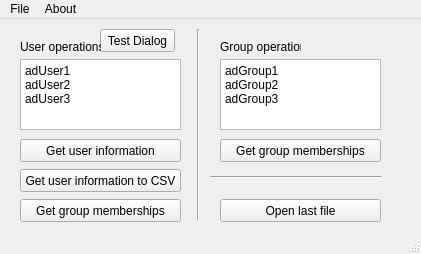
<?xml version="1.0" encoding="UTF-8"?>
<ui version="4.0">
 <class>MainWindow</class>
 <widget class="QMainWindow" name="MainWindow">
  <property name="geometry">
   <rect>
    <x>0</x>
    <y>0</y>
    <width>421</width>
    <height>254</height>
   </rect>
  </property>
  <property name="windowTitle">
   <string>MainWindow</string>
  </property>
  <widget class="QWidget" name="centralwidget">
   <widget class="QPushButton" name="pushButtonTest">
    <property name="geometry">
     <rect>
      <x>100</x>
      <y>10</y>
      <width>75</width>
      <height>23</height>
     </rect>
    </property>
    <property name="text">
     <string>Test Dialog</string>
    </property>
   </widget>
   <widget class="QLabel" name="labelUserOperations">
    <property name="geometry">
     <rect>
      <x>20</x>
      <y>20</y>
      <width>81</width>
      <height>16</height>
     </rect>
    </property>
    <property name="text">
     <string>User operations</string>
    </property>
   </widget>
   <widget class="QLabel" name="labelGroupOperations">
    <property name="geometry">
     <rect>
      <x>220</x>
      <y>20</y>
      <width>81</width>
      <height>16</height>
     </rect>
    </property>
    <property name="text">
     <string>Group operations</string>
    </property>
   </widget>
   <widget class="QPlainTextEdit" name="plainTextEditUserNames">
    <property name="geometry">
     <rect>
      <x>20</x>
      <y>40</y>
      <width>161</width>
      <height>71</height>
     </rect>
    </property>
    <property name="plainText">
     <string>adUser1
adUser2
adUser3</string>
    </property>
   </widget>
   <widget class="QPlainTextEdit" name="plainTextEditGroupNames">
    <property name="geometry">
     <rect>
      <x>220</x>
      <y>40</y>
      <width>161</width>
      <height>71</height>
     </rect>
    </property>
    <property name="plainText">
     <string>adGroup1
adGroup2
adGroup3</string>
    </property>
   </widget>
   <widget class="QPushButton" name="pushButtonUserInfo">
    <property name="geometry">
     <rect>
      <x>20</x>
      <y>120</y>
      <width>161</width>
      <height>23</height>
     </rect>
    </property>
    <property name="text">
     <string>Get user information</string>
    </property>
   </widget>
   <widget class="QPushButton" name="pushButtonUserInfoGroups">
    <property name="geometry">
     <rect>
      <x>20</x>
      <y>180</y>
      <width>161</width>
      <height>23</height>
     </rect>
    </property>
    <property name="text">
     <string>Get group memberships</string>
    </property>
   </widget>
   <widget class="QPushButton" name="pushButtonUserInfoCsv">
    <property name="geometry">
     <rect>
      <x>20</x>
      <y>150</y>
      <width>161</width>
      <height>23</height>
     </rect>
    </property>
    <property name="text">
     <string>Get user information to CSV</string>
    </property>
   </widget>
   <widget class="QPushButton" name="pushButtonGroupMembership">
    <property name="geometry">
     <rect>
      <x>220</x>
      <y>120</y>
      <width>161</width>
      <height>23</height>
     </rect>
    </property>
    <property name="text">
     <string>Get group memberships</string>
    </property>
   </widget>
   <widget class="QPushButton" name="pushButtonOpenLastFile">
    <property name="geometry">
     <rect>
      <x>220</x>
      <y>180</y>
      <width>161</width>
      <height>23</height>
     </rect>
    </property>
    <property name="text">
     <string>Open last file</string>
    </property>
   </widget>
   <widget class="Line" name="line">
    <property name="geometry">
     <rect>
      <x>190</x>
      <y>10</y>
      <width>16</width>
      <height>191</height>
     </rect>
    </property>
    <property name="orientation">
     <enum>Qt::Vertical</enum>
    </property>
   </widget>
   <widget class="Line" name="line_2">
    <property name="geometry">
     <rect>
      <x>210</x>
      <y>150</y>
      <width>171</width>
      <height>16</height>
     </rect>
    </property>
    <property name="orientation">
     <enum>Qt::Horizontal</enum>
    </property>
   </widget>
  </widget>
  <widget class="QMenuBar" name="menubar">
   <property name="geometry">
    <rect>
     <x>0</x>
     <y>0</y>
     <width>421</width>
     <height>21</height>
    </rect>
   </property>
   <widget class="QMenu" name="menuAbout">
    <property name="title">
     <string>About</string>
    </property>
    <addaction name="actionREADME"/>
    <addaction name="actionLICENSE"/>
    <addaction name="actionVisitUs"/>
   </widget>
   <widget class="QMenu" name="menuFile">
    <property name="title">
     <string>File</string>
    </property>
    <addaction name="actionExit"/>
   </widget>
   <addaction name="menuFile"/>
   <addaction name="menuAbout"/>
  </widget>
  <widget class="QStatusBar" name="statusbar"/>
  <action name="actionREADME">
   <property name="text">
    <string>README</string>
   </property>
  </action>
  <action name="actionLICENSE">
   <property name="text">
    <string>LICENSE</string>
   </property>
  </action>
  <action name="actionVisitUs">
   <property name="text">
    <string>Visit Us</string>
   </property>
  </action>
  <action name="actionExit">
   <property name="text">
    <string>Exit</string>
   </property>
  </action>
 </widget>
 <resources/>
 <connections/>
</ui>
